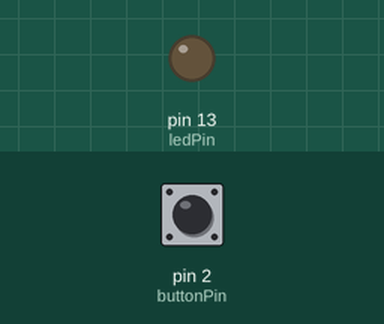
This sketch was run on a simulated Arduino Uno, built with avr-gcc and run on an emulated ATmega328P. Shown: output pins drawn as LEDs (lit = HIGH). The test bench sets the inputs (shaded band); at power-on: pin 2 (buttonPin) HIGH. What the sketch prints to the serial monitor is not drawn.

Above: at 1.2 s.
1.3 s: pin 2 (buttonPin) pulled LOW for 0.15 s
At 1.37 s:
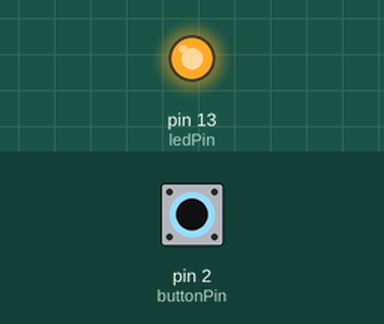
2.9 s: pin 2 (buttonPin) pulled LOW for 3.2 s
At 7.2 s:
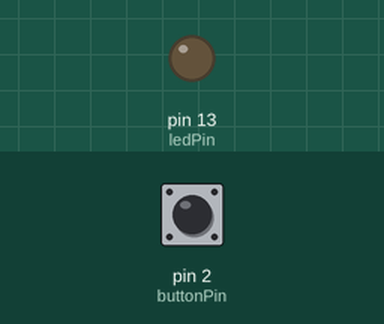
Timing chart, 0 to 8.7 s (numbered marks = the images above; inputs shaded):
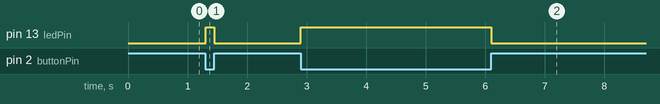

Measured:
- after the input at 1.3 s, pin 13 (ledPin): LOW → HIGH at once, → LOW 0.15 s later
- after the input at 2.9 s, pin 13 (ledPin): LOW → HIGH at once, → LOW 3.2 s later

The sketch:

LEDwithButton.ino
```cpp
const int buttonPin = 2;
const int ledPin = 13;
byte buttonState = 0;
byte ledState = 0;
void setup() {
pinMode(buttonPin, INPUT_PULLUP);
pinMode(ledPin, OUTPUT);
Serial.begin(9600);
}
void loop() {
buttonState = digitalRead(buttonPin);
ledState = !buttonState;
digitalWrite(ledPin, ledState);
Serial.println(buttonState);
}
```
